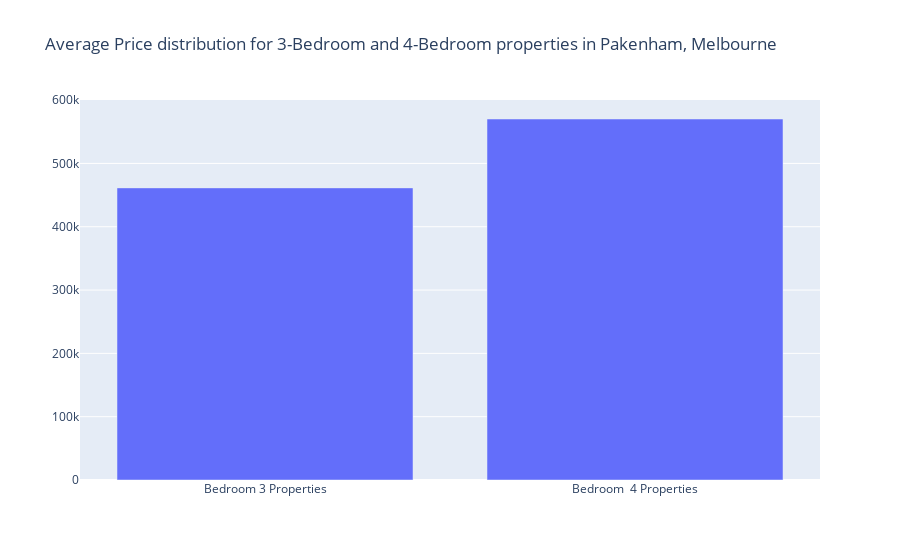

Notebook cell for this chart:
### Code cell
#Creating a interactive Bar chart using ploty module of grid size 1x1
fig = make_subplots(rows=1, cols=1)

#Calculating the average price values of 3- Bedroom and 4-Bedroom property
a=bedrooms_count3["price"].mean()
b= bedrooms_count4["price"].mean()

#Assigning the respective trace(Bar) with the values and labels created above for each quarter
fig.add_trace(go.Bar(x=["Bedroom 3 Properties", "Bedroom  4 Properties"], y=[a,b]),
              1, 1)

                     
#Updating the layout by adding the Title                   
fig.update_layout(title_text=" Average Price distribution for 3-Bedroom and 4-Bedroom properties in Pakenham, Melbourne ")#,coloraxis=dict(colorscale='Bluered_r'), showlegend=False)
fig.show()

### Figure 1 — Plotly figure (JSON) as saved in the notebook; plotly's stock layout.template omitted (floating-point values rounded to 4 significant figures)
{"data": [{"type": "bar", "x": ["Bedroom 3 Properties", "Bedroom  4 Properties"], "xaxis": "x", "y": [461400.0, 570200.0], "yaxis": "y"}], "layout": {"title": {"text": " Average Price distribution for 3-Bedroom and 4-Bedroom properties in Pakenham, Melbourne "}, "xaxis": {"anchor": "y", "domain": [0, 1]}, "yaxis": {"anchor": "x", "domain": [0, 1]}}}
